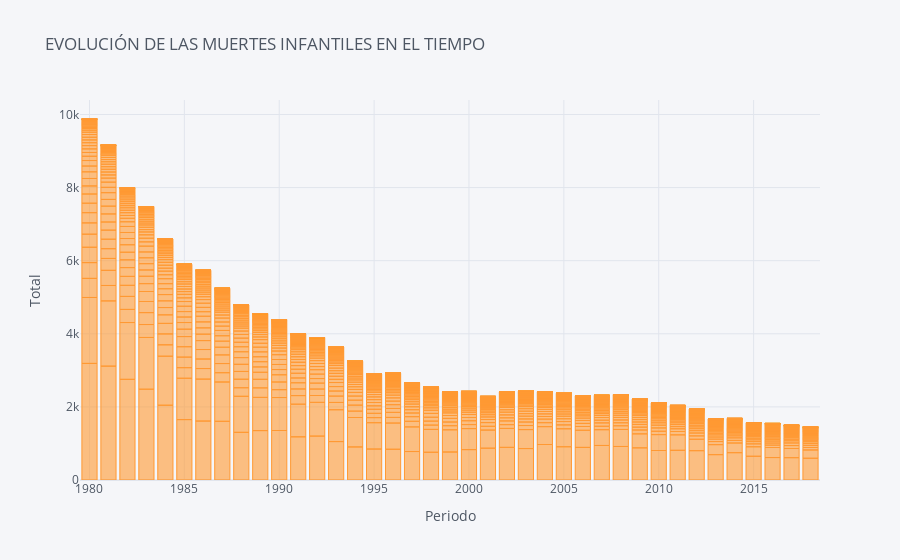

Source (notebook cell):
### Markdown cell above
# EVOLUCIÓN DE LAS MUERTES INFANTILES EN EL TIEMPO

### Code cell
children_4.iplot(kind='bar',
                  x='Periodo',
                y='Total',
                  xTitle='Periodo',
                  yTitle='Total',
                  title='EVOLUCIÓN DE LAS MUERTES INFANTILES EN EL TIEMPO')

### Figure 1 — Plotly figure (JSON) as saved in the notebook; plotly's stock layout.template omitted (floating-point values rounded to 4 significant figures; data arrays with more than 128 entries replaced by an {"elided": "..."} marker saying what was removed)
{"data": [{"marker": {"color": "rgba(255, 153, 51, 0.6)", "line": {"color": "rgba(255, 153, 51, 1.0)", "width": 1}}, "name": "Total", "orientation": "v", "text": "", "type": "bar", "x": {"elided": "1989 int values"}, "y": {"elided": "1989 int values"}}], "layout": {"legend": {"bgcolor": "#F5F6F9", "font": {"color": "#4D5663"}}, "paper_bgcolor": "#F5F6F9", "plot_bgcolor": "#F5F6F9", "title": {"font": {"color": "#4D5663"}, "text": "EVOLUCIÓN DE LAS MUERTES INFANTILES EN EL TIEMPO"}, "xaxis": {"gridcolor": "#E1E5ED", "showgrid": true, "tickfont": {"color": "#4D5663"}, "title": {"font": {"color": "#4D5663"}, "text": "Periodo"}, "zerolinecolor": "#E1E5ED"}, "yaxis": {"gridcolor": "#E1E5ED", "showgrid": true, "tickfont": {"color": "#4D5663"}, "title": {"font": {"color": "#4D5663"}, "text": "Total"}, "zerolinecolor": "#E1E5ED"}}}
